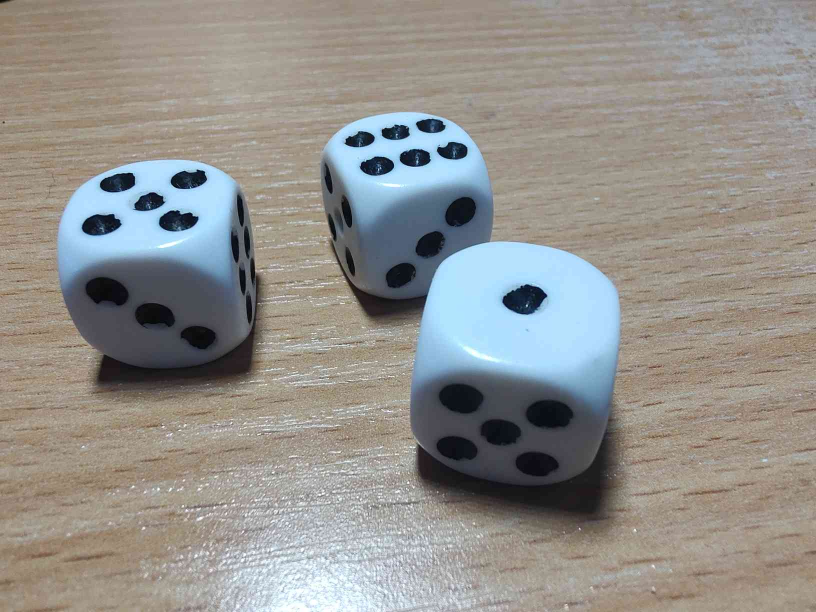
#> input picture images/kostky.jpg, 1632 x 1224 px (shown at 1/2 size)
$ python main.py
#> lines starting #> are read from the running program, lines starting #| are printed output that depends on the picture
from PIL import Image
from PIL import ImageOps
from PIL import ImageColor
from PIL import ImageEnhance
import PIL

import random

inputImage = PIL.Image.open(input("Název vstupního souboru: "))
#> the answer given: images/kostky.jpg
#> inputImage is the input picture: PIL image 1632x1224 RGB; mean R, G, B 146.7, 144.6, 140.3

sharpnessTreshold = float(input("Hranice ostrosti (0-999+) [Doporučení 25]: "))
#> the answer given: 3
resFactor = float(input("Zmenšení rozlišení: (2 = 2x menší) [Doporučení 1]: "))
#> the answer given: 1
tresholdMult = float(input("Světlost (0-1) [Doporučení 0.8]: "))
#> the answer given: 1

enhancer = ImageEnhance.Sharpness(inputImage)
inputImage = enhancer.enhance(sharpnessTreshold)

resizedInput = inputImage.resize(tuple(round(ti/resFactor) for ti in inputImage.size))
grayscale = PIL.ImageOps.grayscale(resizedInput)
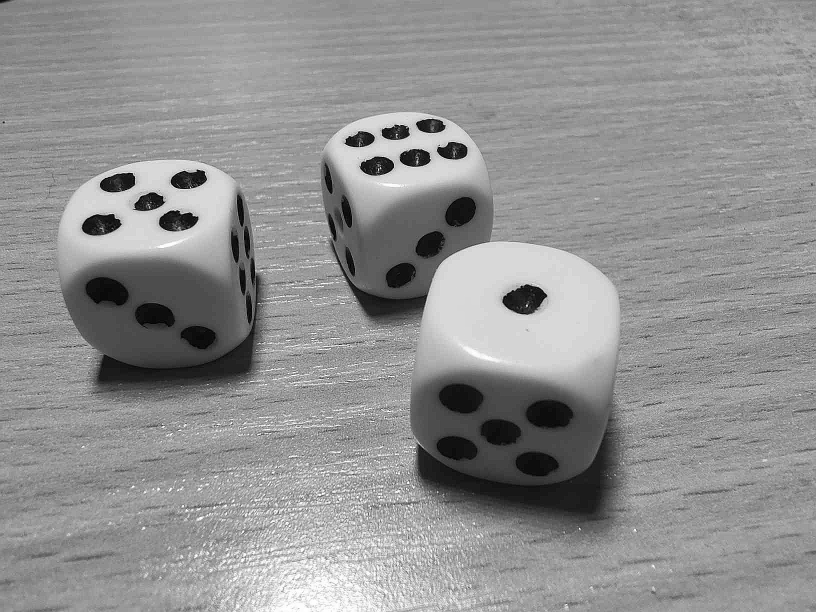
#> grayscale: PIL image 1632x1224 L (shown at 1/2 size); min 0, max 255, mean 144.7
maxX, maxY = grayscale.size
#> maxX = 1632; maxY = 1224
output = PIL.Image.new("RGB", grayscale.size)
#> output: PIL image 1632x1224 RGB; every value is 0

for X in range(maxX):
    for Y in range(maxY):
        pixelBrightness = grayscale.getpixel((X,Y))
        if(((pixelBrightness/255)>(random.random())*tresholdMult)):
            output.putpixel((X, Y), (255, 255, 255))
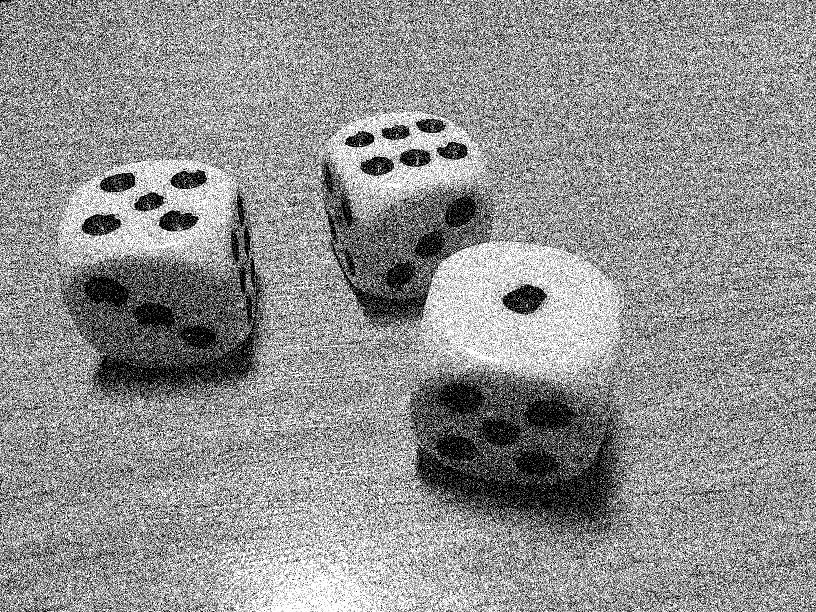
#> output: PIL image 1632x1224 RGB (shown at 1/2 size); 56.8% white; black in thin lines or dots

output.save("out.jpg")
